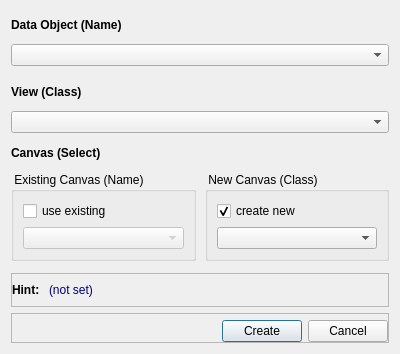
<?xml version="1.0" encoding="UTF-8"?>
<ui version="4.0">
 <class>CreateCustomViewDialog</class>
 <widget class="QDialog" name="CreateCustomViewDialog">
  <property name="geometry">
   <rect>
    <x>0</x>
    <y>0</y>
    <width>400</width>
    <height>354</height>
   </rect>
  </property>
  <property name="windowTitle">
   <string>Dialog</string>
  </property>
  <layout class="QVBoxLayout" name="verticalLayout">
   <item>
    <widget class="QLabel" name="lbData">
     <property name="font">
      <font>
       <weight>75</weight>
       <bold>true</bold>
      </font>
     </property>
     <property name="text">
      <string>Data Object (Name)</string>
     </property>
    </widget>
   </item>
   <item>
    <widget class="QComboBox" name="cbData"/>
   </item>
   <item>
    <spacer name="verticalSpacer">
     <property name="orientation">
      <enum>Qt::Vertical</enum>
     </property>
     <property name="sizeType">
      <enum>QSizePolicy::Fixed</enum>
     </property>
     <property name="sizeHint" stdset="0">
      <size>
       <width>20</width>
       <height>6</height>
      </size>
     </property>
    </spacer>
   </item>
   <item>
    <widget class="QLabel" name="lbData_3">
     <property name="font">
      <font>
       <weight>75</weight>
       <bold>true</bold>
      </font>
     </property>
     <property name="text">
      <string>View (Class)</string>
     </property>
    </widget>
   </item>
   <item>
    <widget class="ClassTypeClassPropertyEditorWidget" name="cbView"/>
   </item>
   <item>
    <widget class="QLabel" name="label">
     <property name="font">
      <font>
       <weight>75</weight>
       <bold>true</bold>
      </font>
     </property>
     <property name="text">
      <string>Canvas (Select)</string>
     </property>
    </widget>
   </item>
   <item>
    <widget class="QFrame" name="frame">
     <property name="frameShape">
      <enum>QFrame::NoFrame</enum>
     </property>
     <property name="frameShadow">
      <enum>QFrame::Raised</enum>
     </property>
     <layout class="QHBoxLayout" name="horizontalLayout">
      <property name="spacing">
       <number>9</number>
      </property>
      <property name="leftMargin">
       <number>0</number>
      </property>
      <property name="topMargin">
       <number>0</number>
      </property>
      <property name="rightMargin">
       <number>0</number>
      </property>
      <property name="bottomMargin">
       <number>0</number>
      </property>
      <item>
       <widget class="QGroupBox" name="gbExistingCanvas">
        <property name="enabled">
         <bool>true</bool>
        </property>
        <property name="title">
         <string> Existing Canvas (Name) </string>
        </property>
        <layout class="QVBoxLayout" name="verticalLayout_3">
         <item>
          <widget class="QCheckBox" name="cbExisting">
           <property name="text">
            <string>use existing</string>
           </property>
          </widget>
         </item>
         <item>
          <widget class="QComboBox" name="cbExistingCanvas">
           <property name="enabled">
            <bool>false</bool>
           </property>
          </widget>
         </item>
        </layout>
       </widget>
      </item>
      <item>
       <widget class="QGroupBox" name="gbNewCanvas">
        <property name="title">
         <string> New Canvas (Class)</string>
        </property>
        <layout class="QVBoxLayout" name="verticalLayout_2">
         <item>
          <widget class="QCheckBox" name="cbNew">
           <property name="text">
            <string>create new</string>
           </property>
           <property name="checked">
            <bool>true</bool>
           </property>
          </widget>
         </item>
         <item>
          <widget class="ClassTypeClassPropertyEditorWidget" name="cbNewCanvas"/>
         </item>
        </layout>
       </widget>
      </item>
     </layout>
    </widget>
   </item>
   <item>
    <spacer name="verticalSpacer_2">
     <property name="orientation">
      <enum>Qt::Vertical</enum>
     </property>
     <property name="sizeType">
      <enum>QSizePolicy::Fixed</enum>
     </property>
     <property name="sizeHint" stdset="0">
      <size>
       <width>20</width>
       <height>6</height>
      </size>
     </property>
    </spacer>
   </item>
   <item>
    <widget class="QFrame" name="frame_3">
     <property name="frameShape">
      <enum>QFrame::StyledPanel</enum>
     </property>
     <property name="frameShadow">
      <enum>QFrame::Raised</enum>
     </property>
     <layout class="QHBoxLayout" name="horizontalLayout_3">
      <property name="leftMargin">
       <number>0</number>
      </property>
      <item>
       <widget class="QLabel" name="lbHintFront">
        <property name="sizePolicy">
         <sizepolicy hsizetype="Minimum" vsizetype="Minimum">
          <horstretch>0</horstretch>
          <verstretch>0</verstretch>
         </sizepolicy>
        </property>
        <property name="font">
         <font>
          <weight>75</weight>
          <bold>true</bold>
         </font>
        </property>
        <property name="text">
         <string>Hint: </string>
        </property>
       </widget>
      </item>
      <item>
       <widget class="QLabel" name="lbHint">
        <property name="sizePolicy">
         <sizepolicy hsizetype="Preferred" vsizetype="Preferred">
          <horstretch>1</horstretch>
          <verstretch>0</verstretch>
         </sizepolicy>
        </property>
        <property name="palette">
         <palette>
          <active>
           <colorrole role="WindowText">
            <brush brushstyle="SolidPattern">
             <color alpha="255">
              <red>0</red>
              <green>0</green>
              <blue>127</blue>
             </color>
            </brush>
           </colorrole>
          </active>
          <inactive>
           <colorrole role="WindowText">
            <brush brushstyle="SolidPattern">
             <color alpha="255">
              <red>0</red>
              <green>0</green>
              <blue>127</blue>
             </color>
            </brush>
           </colorrole>
          </inactive>
          <disabled>
           <colorrole role="WindowText">
            <brush brushstyle="SolidPattern">
             <color alpha="255">
              <red>120</red>
              <green>120</green>
              <blue>120</blue>
             </color>
            </brush>
           </colorrole>
          </disabled>
         </palette>
        </property>
        <property name="text">
         <string>(not set)</string>
        </property>
       </widget>
      </item>
     </layout>
    </widget>
   </item>
   <item>
    <widget class="QFrame" name="frame_2">
     <property name="frameShape">
      <enum>QFrame::StyledPanel</enum>
     </property>
     <property name="frameShadow">
      <enum>QFrame::Raised</enum>
     </property>
     <layout class="QHBoxLayout" name="horizontalLayout_2">
      <property name="leftMargin">
       <number>0</number>
      </property>
      <property name="topMargin">
       <number>6</number>
      </property>
      <property name="rightMargin">
       <number>0</number>
      </property>
      <property name="bottomMargin">
       <number>0</number>
      </property>
      <item>
       <spacer name="horizontalSpacer">
        <property name="orientation">
         <enum>Qt::Horizontal</enum>
        </property>
        <property name="sizeHint" stdset="0">
         <size>
          <width>40</width>
          <height>20</height>
         </size>
        </property>
       </spacer>
      </item>
      <item>
       <widget class="QPushButton" name="pbCreate">
        <property name="text">
         <string>Create</string>
        </property>
        <property name="default">
         <bool>true</bool>
        </property>
       </widget>
      </item>
      <item>
       <widget class="QPushButton" name="pbCancel">
        <property name="text">
         <string>Cancel</string>
        </property>
        <property name="shortcut">
         <string>Esc</string>
        </property>
       </widget>
      </item>
     </layout>
    </widget>
   </item>
  </layout>
 </widget>
 <customwidgets>
  <customwidget>
   <class>ClassTypeClassPropertyEditorWidget</class>
   <extends>QComboBox</extends>
   <header>ClassTypeClassPropertyEditorWidget.h</header>
  </customwidget>
 </customwidgets>
 <resources/>
 <connections>
  <connection>
   <sender>cbNew</sender>
   <signal>clicked()</signal>
   <receiver>cbExisting</receiver>
   <slot>toggle()</slot>
   <hints>
    <hint type="sourcelabel">
     <x>244</x>
     <y>184</y>
    </hint>
    <hint type="destinationlabel">
     <x>151</x>
     <y>188</y>
    </hint>
   </hints>
  </connection>
  <connection>
   <sender>cbExisting</sender>
   <signal>clicked()</signal>
   <receiver>cbNew</receiver>
   <slot>toggle()</slot>
   <hints>
    <hint type="sourcelabel">
     <x>129</x>
     <y>191</y>
    </hint>
    <hint type="destinationlabel">
     <x>271</x>
     <y>187</y>
    </hint>
   </hints>
  </connection>
  <connection>
   <sender>cbNew</sender>
   <signal>toggled(bool)</signal>
   <receiver>cbExistingCanvas</receiver>
   <slot>setDisabled(bool)</slot>
   <hints>
    <hint type="sourcelabel">
     <x>317</x>
     <y>189</y>
    </hint>
    <hint type="destinationlabel">
     <x>180</x>
     <y>215</y>
    </hint>
   </hints>
  </connection>
  <connection>
   <sender>cbExisting</sender>
   <signal>toggled(bool)</signal>
   <receiver>cbNewCanvas</receiver>
   <slot>setDisabled(bool)</slot>
   <hints>
    <hint type="sourcelabel">
     <x>109</x>
     <y>184</y>
    </hint>
    <hint type="destinationlabel">
     <x>232</x>
     <y>215</y>
    </hint>
   </hints>
  </connection>
 </connections>
</ui>
